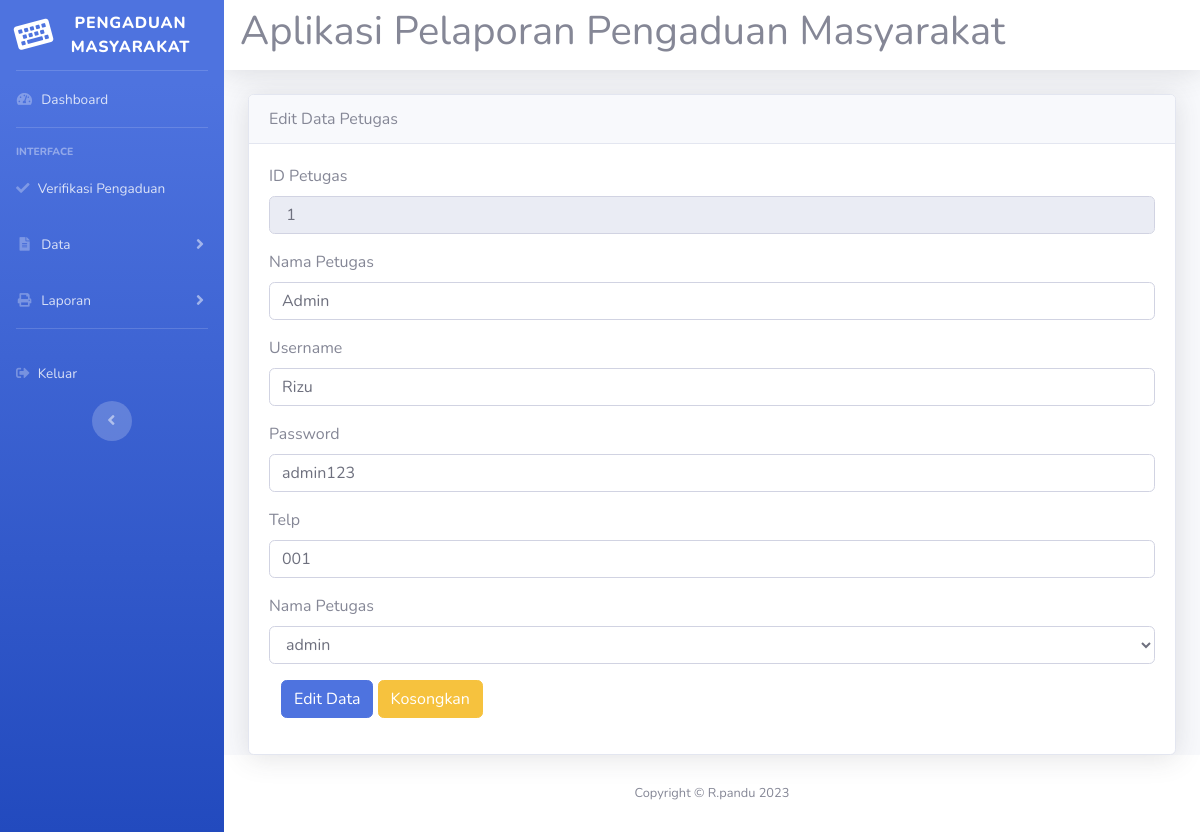
/admin/admin.php?url=edit_petugas&id=1 (signed in), run on the app's committed database.
### tables this page shows
CREATE TABLE `petugas` (
  `id_petugas` int(11) NOT NULL,
  `nama_petugas` varchar(35) NOT NULL,
  `username` varchar(25) NOT NULL,
  `password` varchar(32) NOT NULL,
  `telp` varchar(13) NOT NULL,
  `level` enum('admin','petugas') NOT NULL
);

### admin/edit_petugas.php (the view, shortened to what this page needs)
<!DOCTYPE html>
<html lang="en">
<head>
  <link href="../vendor/fontawesome-free/css/all.min.css" rel="stylesheet" type="text/css">
  <link href="../css/sb-admin-2.min.css" rel="stylesheet">
</head>
<body class="bg-gradient-primary">
<div class="card shadow">
    <div class="card-header">
        Edit Data Petugas
    </div>
    <div class="card-body">
    <?php
    require '../koneksi.php';
    $sql = mysqli_query($conn, "SELECT * FROM petugas WHERE id_petugas='$_GET[id]' ");
    if($data = mysqli_fetch_array($sql))
    {
    ?>
        <form action="update_petugas.php" method="post" class="form-horizontal" enctype="multipart/form-data">
            <div class="form-group cols-sm-6">
                <label>ID Petugas</label>
                <input type="text" name="id_petugas" value=" <?php echo $data['id_petugas']; ?> " class="form-control" readonly >
            </div>
            <div class="form-group cols-sm-6">
                <label>Nama Petugas</label>
                <input type="text" name="nama_petugas" value="<?php echo $data['nama_petugas']; ?>" class="form-control" required >
            </div>
            <div class="form-group cols-sm-6">
                <label>Username</label>
                <input type="text" name="username" value="<?php echo $data['username']; ?>" class="form-control" required>
            </div>
            <div class="form-group cols-sm-6">
                <label>Password</label>
                <input type="text" name="password" value="<?php echo $data['password']; ?>" class="form-control" required>
            </div>
            <div class="form-group cols-sm-6">
                <label>Telp</label>
                <input type="text" name="telp" value="<?php echo $data['telp']; ?>" class="form-control" required>
            </div>
            <div class="form-group cols-sm-6">
                <label>Nama Petugas</label>
                <select class="form-control" name="level" required>
                    <option value="<?php echo $data['level']; ?>"><?php echo $data['level']; ?></option>
                </select>
            </div>
            <div class="form-group col-sm-6">
                <input type="submit" value="Edit Data" class="btn btn-primary"  >
                <input type="reset" value="Kosongkan" class="btn btn-warning">
            </div>
        </form>
    <?php } ?>
</div>
</body>
</html>

### data on the page
petugas: id_petugas "1", nama_petugas "Admin", username "Rizu", password "admin123", telp "001", level "admin"
